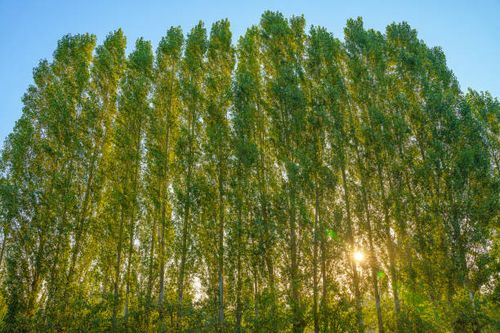
#> input picture Assignment 14/nature.jpg, 500 x 333 px
$ python Lecture19.py
#> lines starting #> are read from the running program, lines starting #| are printed output that depends on the picture
import cv2
import numpy as np

img=cv2.imread("nature.jpg",1)
#> img is the input picture: shape (333, 500, 3); mean B, G, R 69.6, 118.8, 103.1
resize=cv2.resize(img,(400,200))
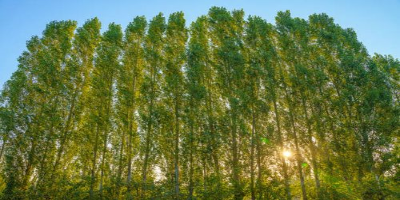
#> resize: shape (200, 400, 3); mean B, G, R 69.5, 118.7, 103

min_thresh=100
max_thresh=200

edges=cv2.Canny(resize,min_thresh,max_thresh)
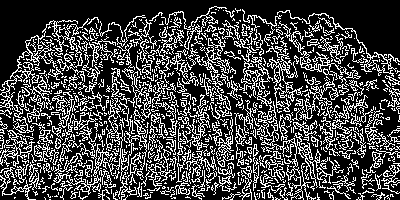
#> edges: shape (200, 400); 27.3% white in thin lines or dots

cv2.imshow("Original Image", img)
cv2.imshow("Resized Image", resize)
cv2.imshow("Edge Detected Image", edges)
cv2.waitKey(0)
cv2.destroyAllWindows()
